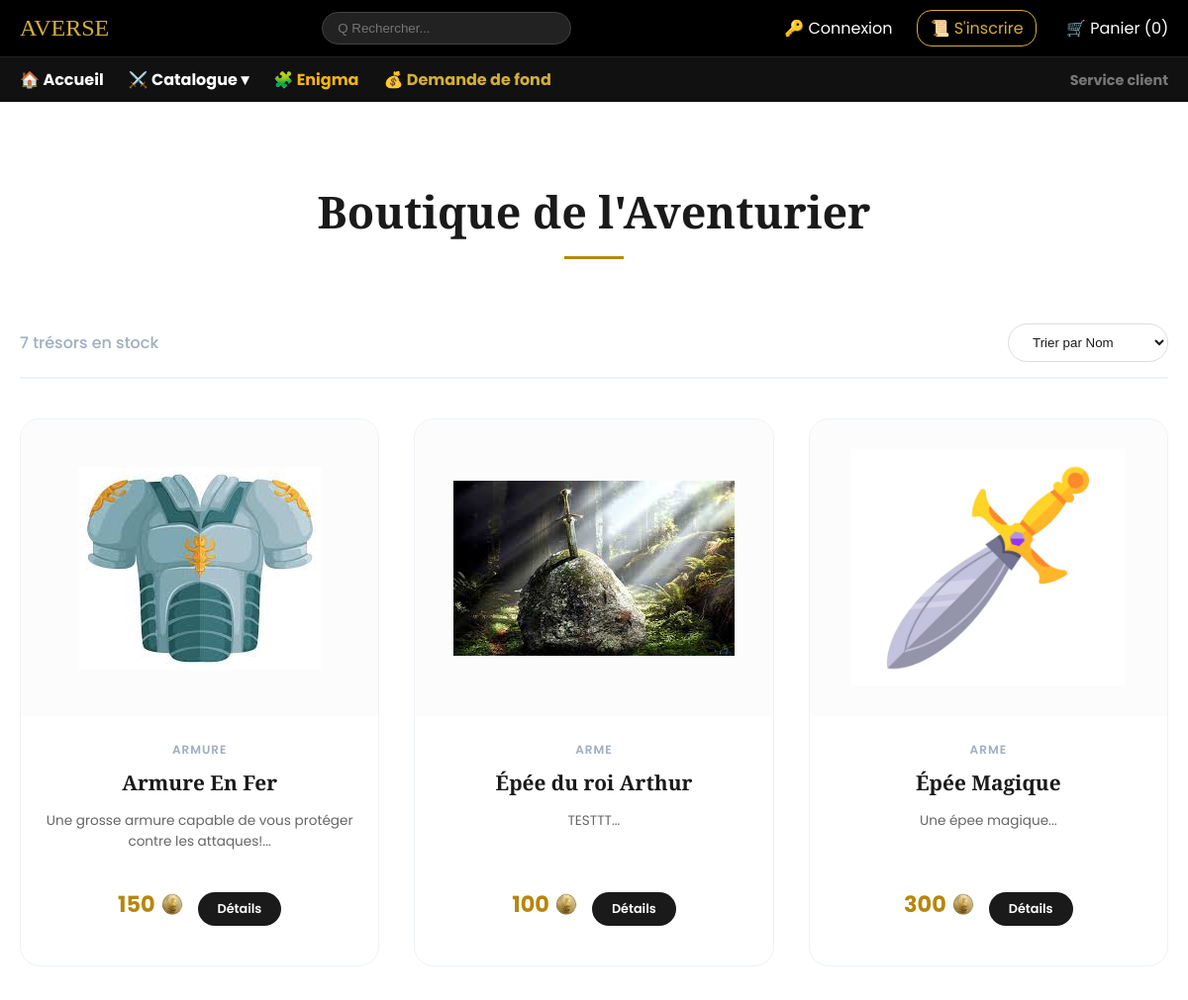
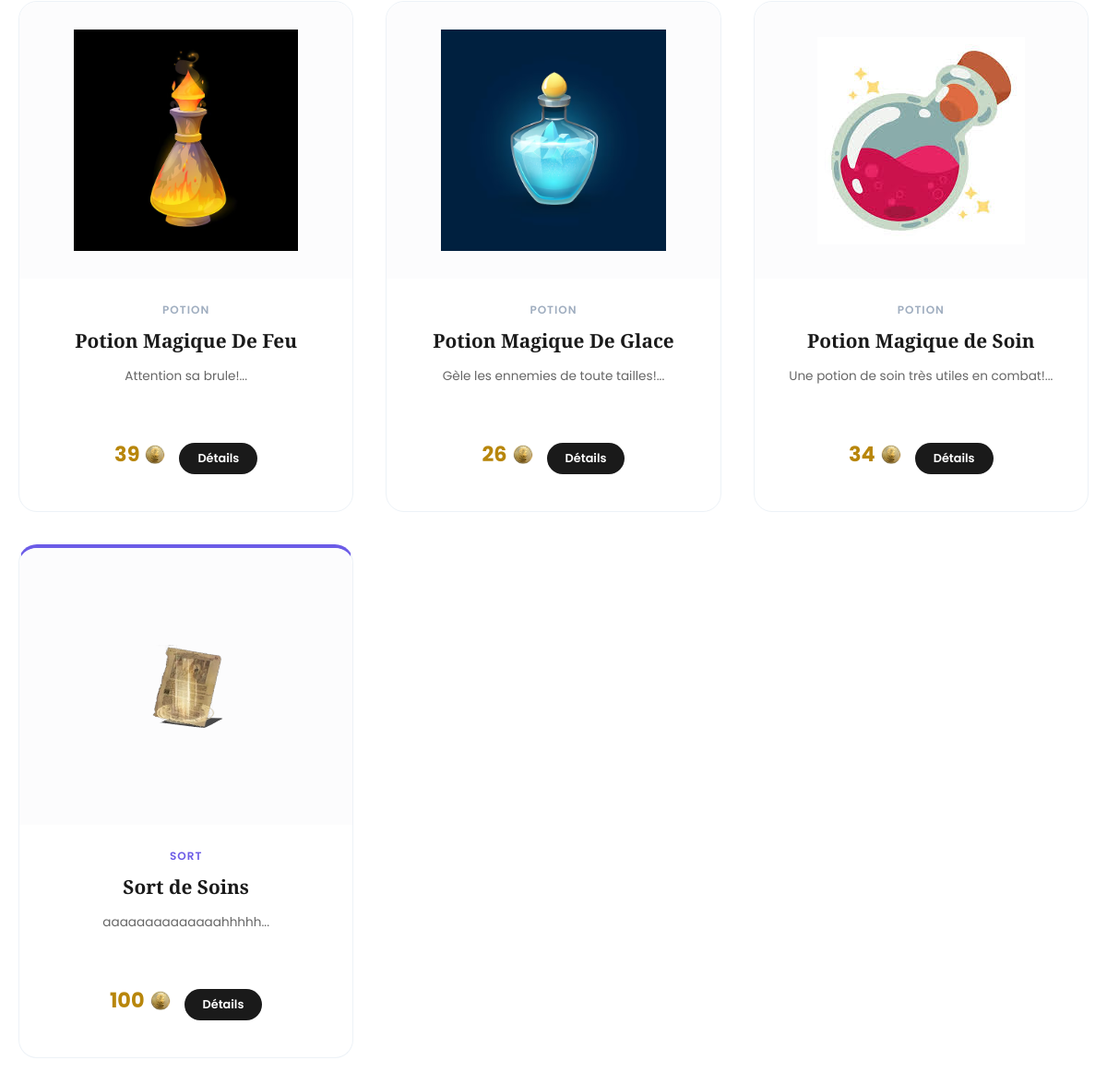
The page /catalogue.php on the database its author committed (2 pictures, top to bottom).
### tables this page shows
CREATE TABLE `Items` (
  `IdItem` int(11) NOT NULL,
  `Nom` varchar(45) NOT NULL,
  `Type` varchar(1) NOT NULL,
  `Prix` int(11) NOT NULL,
  `Description` varchar(300) NOT NULL,
  `image` varchar(300) DEFAULT NULL,
  `Rarete` int(11) DEFAULT 1
);

### catalogue.php (the view, shortened to what this page needs)
<?php
require_once 'config.php';
$search = isset($_GET['search']) ? trim($_GET['search']) : '';
$tri = isset($_GET['tri']) ? $_GET['tri'] : '';
if (!in_array($tri, ['A', 'D'])) $tri = '';
$stmt = $connexion->prepare("CALL GetMarketItems(12, ?, '$tri')");
$stmt->bind_param('s', $search);
$stmt->execute();
$items = $stmt->get_result()->fetch_all(MYSQLI_ASSOC);
?>
<!DOCTYPE html>
<html lang="fr">
<head>
    <link rel="stylesheet" href="CSS/style.css">
    <link rel="stylesheet" href="https://cdnjs.cloudflare.com/ajax/libs/font-awesome/6.4.0/css/all.min.css">
</head>
<body>
<?php include 'template/header.php'; ?>
<div class="container">
    <h1 class="page-title">Boutique de l'Aventurier</h1>
    <div class="filter-bar">
        <span style="color: #a0aec0; font-weight: 500;"><?= count($items) ?> trésors en stock</span>
        <form method="GET" class="sort-form">
            <select name="tri" onchange="this.form.submit()">
                <option value="" <?= $tri == '' ? 'selected' : '' ?>>Trier par Nom</option>
            </select>
        </form>
    </div>
    <div class="items-grid">
        <?php foreach ($items as $item):
            $isSpell = (isset($item['NomType']) && $item['NomType'] === 'Sort');
        ?>
            <a href="produit.php?id=<?= $item['IdItem'] ?>" class="item-card <?= $isSpell ? 'is-spell' : '' ?>">
                <div class="item-img">
                    <?php if (!empty($item['image'])): ?>
                        <img src="img/<?= htmlspecialchars($item['image']) ?>" alt="<?= htmlspecialchars($item['Nom']) ?>">
                    <?php else: ?>
                        <i class="fa-regular fa-image" style="font-size: 3rem; color: #eee;"></i>
                    <?php endif; ?>
                </div>
                <div class="item-content">
                    <span class="category-badge"><?= htmlspecialchars($item['NomType']) ?></span>
                    <h3 class="item-name"><?= htmlspecialchars($item['Nom']) ?></h3>
                    <p class="item-desc"><?= htmlspecialchars(substr($item['Description'], 0, 80)) ?>...</p>
                    <div class="item-footer">
                        <div class="price">
                            <?= number_format($item['Prix'], 0, '.', ' ') ?>
                            <img src="img/gold.png" alt="Or">
                        </div>
                        <div class="view-btn">Détails</div>
                    </div>
                </div>
            </a>
        <?php endforeach; ?>
    </div>
</div>
</body>
</html>

### styles/style.css (style rules this page uses)
body { background-color: #ffffff; color: #333; font-family: 'Poppins', sans-serif; margin: 0; }
.price { font-size: 1.3rem; color: #d4af37; font-weight: 600; margin: 10px 0 20px; }

### catalogue.php (style rules this page uses)
:root { --gold: #b8860b; --magic: #6c5ce7; --text-dark: #1a1a1a; --text-light: #666; --border: #edf2f7; }
body { background-color: #ffffff; color: var(--text-dark); font-family: 'Poppins', sans-serif; margin: 0; }
.container { max-width: 1200px; margin: 0 auto; padding: 50px 20px; }
.page-title { font-family: 'Cinzel', serif; text-align: center; font-size: 2.8rem; margin-bottom: 50px; color: var(--text-dark); position: relative; }
.page-title::after { content: ''; display: block; width: 60px; height: 3px; background: var(--gold); margin: 15px auto; }
.filter-bar { display: flex; justify-content: space-between; align-items: center; margin-bottom: 40px; padding: 15px 0; border-bottom: 2px solid var(--border); }
.sort-form select { background: #fff; color: var(--text-dark); border: 1px solid #ddd; padding: 10px 20px; border-radius: 30px; font-weight: 500; cursor: pointer; transition: border 0.3s; }
.items-grid { display: grid; grid-template-columns: repeat(auto-fill, minmax(280px, 1fr)); gap: 35px; }
.item-card { background: #ffffff; border: 1px solid var(--border); border-radius: 20px; text-decoration: none; color: inherit; transition: all 0.4s cubic-bezier(0.165, 0.84, 0.44, 1); position: relative; display: flex; flex-direction: column; }
.item-img { height: 240px; background: #fcfcfd; display: flex; align-items: center; justify-content: center; padding: 30px; border-radius: 20px 20px 0 0; }
.item-img img { max-height: 100%; max-width: 100%; object-fit: contain; transition: transform 0.5s ease; }
.item-content { padding: 25px; text-align: center; }
.category-badge { font-size: 0.75rem; font-weight: 600; text-transform: uppercase; color: #a0aec0; letter-spacing: 1px; margin-bottom: 10px; display: block; }
.item-name { font-family: 'Cinzel', serif; font-size: 1.3rem; margin: 5px 0 12px 0; color: var(--text-dark); }
.item-desc { font-size: 0.85rem; color: var(--text-light); line-height: 1.6; height: 3.2em; overflow: hidden; margin-bottom: 25px; }
.item-footer { display: flex; justify-content: center; align-items: center; gap: 15px; }
.price { font-size: 1.4rem; font-weight: 700; color: var(--gold); display: flex; align-items: center; gap: 6px; }
.price img { width: 22px; }
.is-spell { border-top: 4px solid var(--magic); }
.is-spell .category-badge { color: var(--magic); }
.view-btn { background: var(--text-dark); color: white; padding: 8px 20px; border-radius: 50px; font-size: 0.8rem; font-weight: 600; transition: background 0.3s; }

### rows shown on the page
items: image (picture), NomType "ARMURE", Nom "Armure En Fer", Description "Une grosse armure capable de vous protéger contre les attaques!", Prix "150"
items: image (picture), NomType "ARME", Nom "Épée du roi Arthur", Description "TESTTT", Prix "100"
items: image (picture), NomType "ARME", Nom "Épée Magique", Description "Une épee magique", Prix "300"
items: image (picture), NomType "POTION", Nom "Potion Magique De Feu", Description "Attention sa brule!", Prix "39"
items: image (picture), NomType "POTION", Nom "Potion Magique De Glace", Description "Gèle les ennemies de toute tailles!", Prix "26"
items: image (picture), NomType "POTION", Nom "Potion Magique de Soin", Description "Une potion de soin très utiles en combat!", Prix "34"
items: image (picture), NomType "SORT", Nom "Sort de Soins", Description "aaaaaaaaaaaaaahhhhh", Prix "100"

### other values the page prints
count($items) "7"
